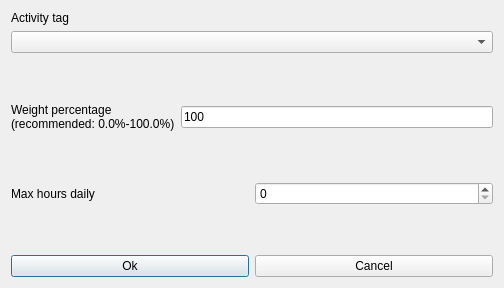
<?xml version="1.0" encoding="UTF-8"?>
<ui version="4.0">
 <class>ModifyConstraintTeachersActivityTagMaxHoursDailyForm_template</class>
 <widget class="QDialog" name="ModifyConstraintTeachersActivityTagMaxHoursDailyForm_template">
  <property name="geometry">
   <rect>
    <x>0</x>
    <y>0</y>
    <width>504</width>
    <height>288</height>
   </rect>
  </property>
  <property name="windowTitle">
   <string extracomment="This is the title of the dialog to modify a constraint of this type">Modify teachers activity tag max hours daily</string>
  </property>
  <layout class="QGridLayout" name="gridLayout">
   <item row="0" column="0">
    <layout class="QGridLayout">
     <item row="2" column="0">
      <widget class="QLabel" name="activityTagTextLabel">
       <property name="frameShape">
        <enum>QFrame::NoFrame</enum>
       </property>
       <property name="frameShadow">
        <enum>QFrame::Plain</enum>
       </property>
       <property name="text">
        <string>Activity tag</string>
       </property>
       <property name="wordWrap">
        <bool>false</bool>
       </property>
      </widget>
     </item>
     <item row="3" column="0">
      <widget class="QComboBox" name="activityTagsComboBox">
       <property name="editable">
        <bool>false</bool>
       </property>
       <property name="insertPolicy">
        <enum>QComboBox::NoInsert</enum>
       </property>
       <property name="autoCompletion">
        <bool>false</bool>
       </property>
       <property name="duplicatesEnabled">
        <bool>false</bool>
       </property>
      </widget>
     </item>
    </layout>
   </item>
   <item row="1" column="0">
    <spacer name="spacer7">
     <property name="orientation">
      <enum>Qt::Vertical</enum>
     </property>
     <property name="sizeType">
      <enum>QSizePolicy::Expanding</enum>
     </property>
     <property name="sizeHint" stdset="0">
      <size>
       <width>20</width>
       <height>21</height>
      </size>
     </property>
    </spacer>
   </item>
   <item row="2" column="0">
    <layout class="QHBoxLayout" name="horizontalLayout_2">
     <item>
      <widget class="QLabel" name="weightTextLabel">
       <property name="frameShape">
        <enum>QFrame::NoFrame</enum>
       </property>
       <property name="frameShadow">
        <enum>QFrame::Plain</enum>
       </property>
       <property name="text">
        <string>Weight percentage
(recommended: 0.0%-100.0%)</string>
       </property>
       <property name="wordWrap">
        <bool>false</bool>
       </property>
      </widget>
     </item>
     <item>
      <widget class="QLineEdit" name="weightLineEdit">
       <property name="text">
        <string>100</string>
       </property>
      </widget>
     </item>
    </layout>
   </item>
   <item row="3" column="0">
    <spacer name="verticalSpacer">
     <property name="orientation">
      <enum>Qt::Vertical</enum>
     </property>
     <property name="sizeHint" stdset="0">
      <size>
       <width>20</width>
       <height>40</height>
      </size>
     </property>
    </spacer>
   </item>
   <item row="4" column="0">
    <layout class="QHBoxLayout" name="horizontalLayout">
     <item>
      <widget class="QLabel" name="maxHoursTextLabel">
       <property name="frameShape">
        <enum>QFrame::NoFrame</enum>
       </property>
       <property name="frameShadow">
        <enum>QFrame::Plain</enum>
       </property>
       <property name="text">
        <string>Max hours daily</string>
       </property>
       <property name="wordWrap">
        <bool>false</bool>
       </property>
      </widget>
     </item>
     <item>
      <widget class="QSpinBox" name="maxHoursSpinBox"/>
     </item>
    </layout>
   </item>
   <item row="5" column="0">
    <spacer name="verticalSpacer_2">
     <property name="orientation">
      <enum>Qt::Vertical</enum>
     </property>
     <property name="sizeHint" stdset="0">
      <size>
       <width>20</width>
       <height>40</height>
      </size>
     </property>
    </spacer>
   </item>
   <item row="6" column="0">
    <layout class="QHBoxLayout">
     <item>
      <widget class="QPushButton" name="okPushButton">
       <property name="text">
        <string>Ok</string>
       </property>
      </widget>
     </item>
     <item>
      <widget class="QPushButton" name="cancelPushButton">
       <property name="text">
        <string>Cancel</string>
       </property>
      </widget>
     </item>
    </layout>
   </item>
  </layout>
 </widget>
 <layoutdefault spacing="6" margin="11"/>
 <tabstops>
  <tabstop>activityTagsComboBox</tabstop>
  <tabstop>weightLineEdit</tabstop>
  <tabstop>maxHoursSpinBox</tabstop>
  <tabstop>okPushButton</tabstop>
  <tabstop>cancelPushButton</tabstop>
 </tabstops>
 <resources/>
 <connections/>
</ui>
